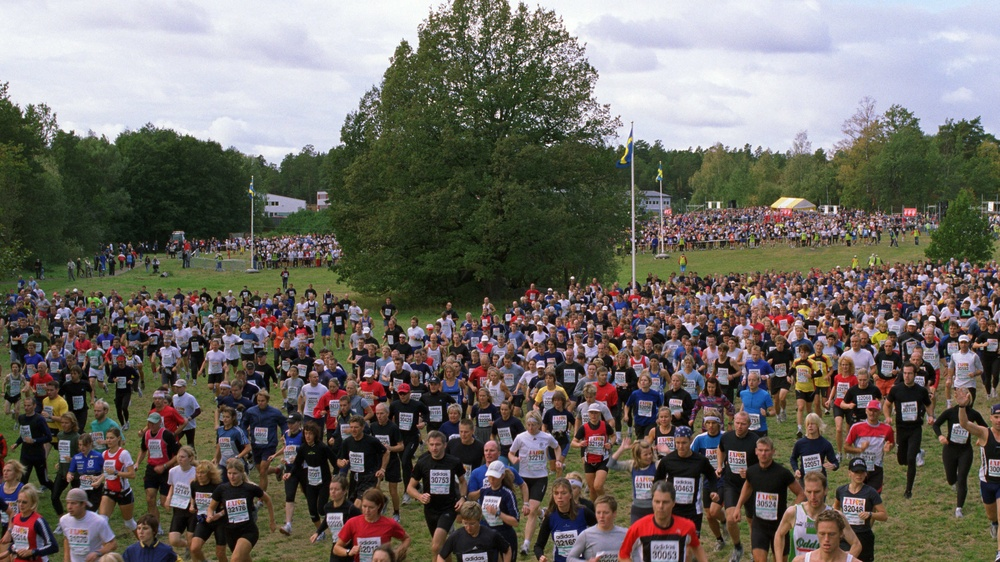
#> input picture CrowdRunProg.jpg, 1000 x 562 px, shrunk from 3840 x 2160 before the run; its folder holds only this picture in this run
$ python -i TEST3667.py   (imports and definitions only)   (older library calls are emulated)
#> lines starting #> are read from the running program, lines starting #| are printed output that depends on the picture
#> further down, picture is the input picture: shape (562, 1000, 3); mean B, G, R 97.7, 104.3, 109
import tkinter as tk
from tkinter import filedialog
import cv2
import numpy as np
import os


# Function to compute EHD descriptor
def compute_ehd_descriptor(image, num_bins=36):
    # Convert image to grayscale
#> called with num_bins = 36
    gray_image = cv2.cvtColor(image, cv2.COLOR_BGR2GRAY)
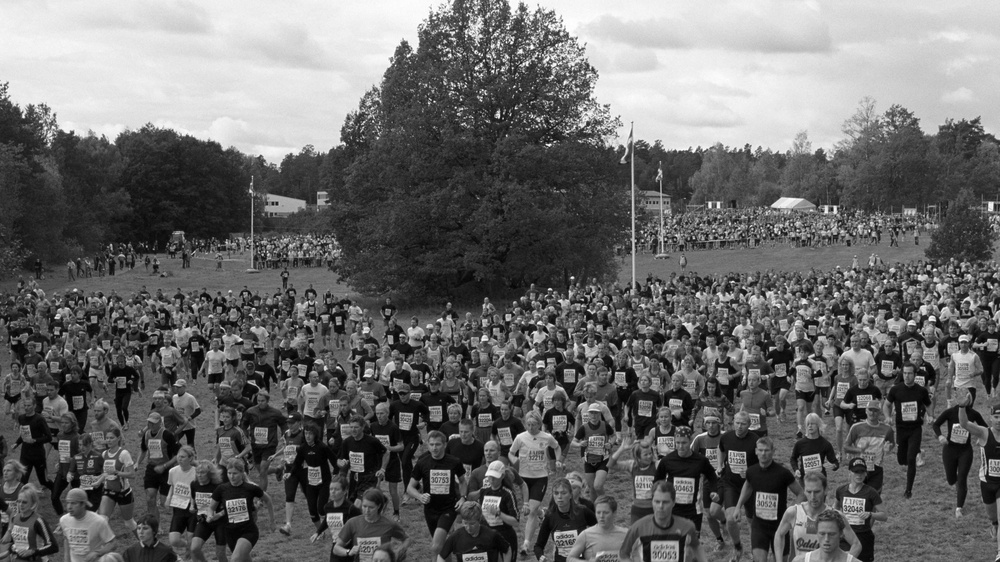
#> gray_image: shape (562, 1000); min 0, max 255, mean 105

    # Compute gradients in the x and y directions
    grad_x = cv2.Sobel(gray_image, cv2.CV_64F, 1, 0, ksize=3)
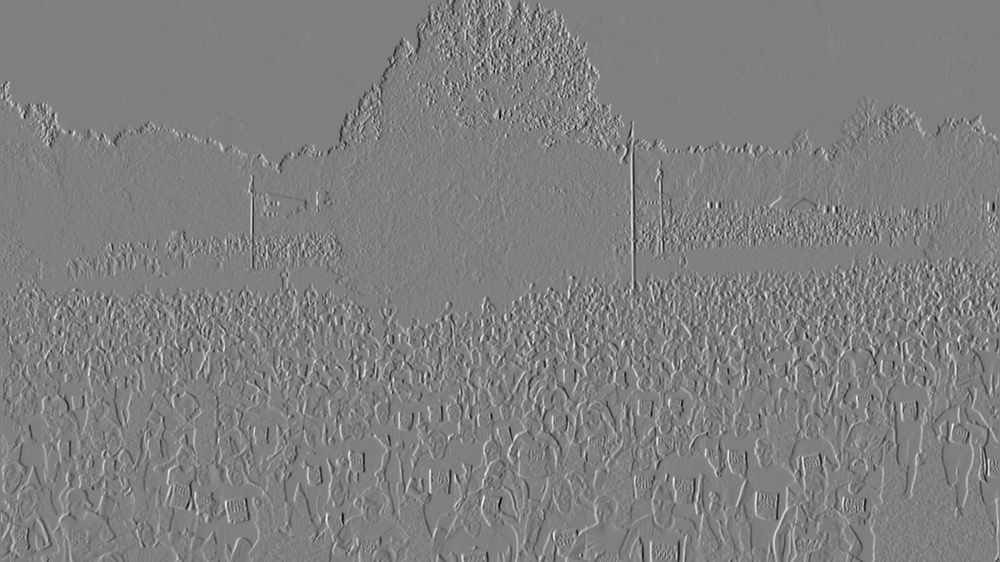
#> grad_x: shape (562, 1000) float64; min -843, max 835, mean 0.2; drawn with min black and max white
    grad_y = cv2.Sobel(gray_image, cv2.CV_64F, 0, 1, ksize=3)
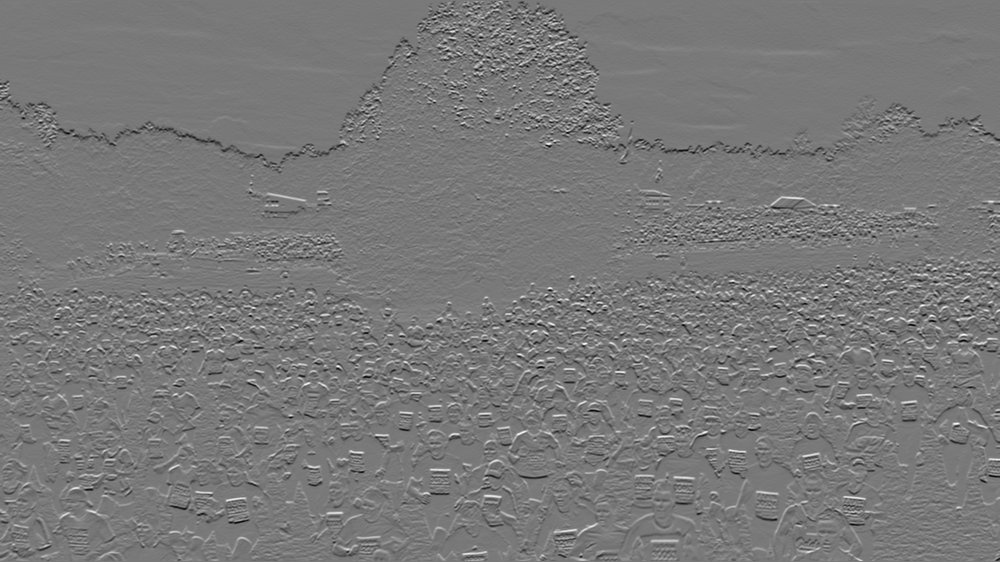
#> grad_y: shape (562, 1000) float64; min -771, max 848, mean -2; drawn with min black and max white

    # Compute magnitude and orientation of gradients
    magnitude = np.sqrt(grad_x**2 + grad_y**2)
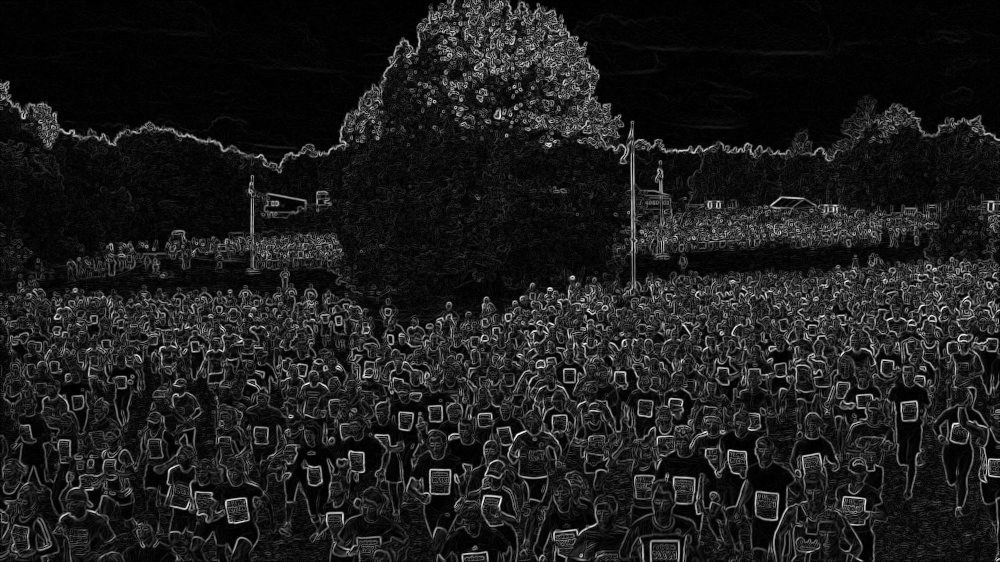
#> magnitude: shape (562, 1000) float64; min 0, max 863.7, mean 97.6; drawn with min black and max white
    orientation = np.arctan2(grad_y, grad_x) * (180 / np.pi)
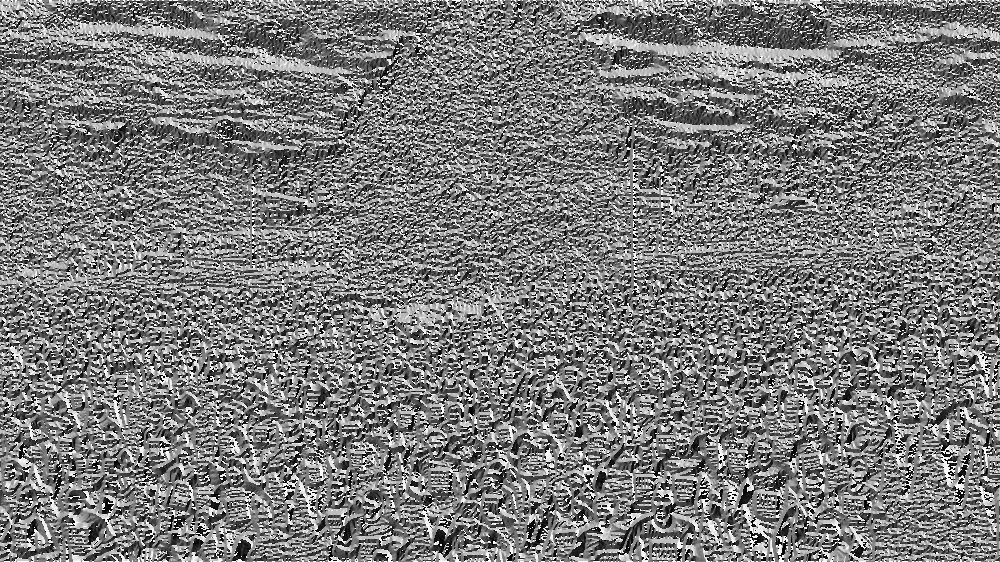
#> orientation: shape (562, 1000) float64; min -179.9, max 180, mean -5.8; drawn with min black and max white

    # Ensure orientation values are positive
    orientation[orientation < 0] += 360
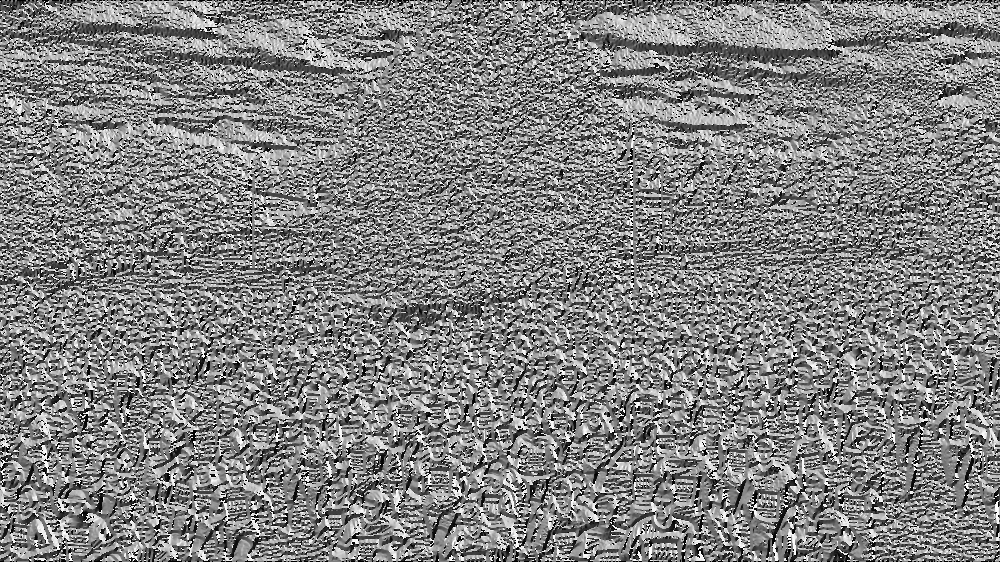
#> orientation: shape (562, 1000) float64; min 0, max 359.9, mean 183.6; drawn with min black and max white

    # Create histogram bins
    bin_width = 360 / num_bins
    bins = np.arange(0, 360, bin_width)

    # Compute histogram of edge orientations
    hist, _ = np.histogram(orientation, bins=bins, range=(0, 360))
#> hist = 35 values, max 22097 at index 27, min 12351 at index 3, mean 15661.3

    # Normalize the histogram
    hist = hist.astype(float) / np.sum(hist)
#> hist = 35 values, max 0.0403 at index 27, min 0.0225 at index 3, mean 0.0286

    return hist

# Function to compute similarity/distance between descriptors
def compute_distance(descriptor1, descriptor2):
    return np.linalg.norm(descriptor1 - descriptor2)

# Function to search for similar images
# [46 lines left out: function search_similar_images, not called in this run]

# Function to open file dialog and select image file
def select_query_image():
    query_image_path.set(filedialog.askopenfilename(title="Select Query Image"))

# Function to open file dialog and select folder
def select_folder():
    folder_path.set(filedialog.askdirectory(title="Select Folder"))


# Function to handle browse button for query image
# [33 lines left out: functions browse_query_image, browse_folder, run_search, not called in this run]

# Create the main window
# [3 lines not run here, left out]

# Create StringVar objects
query_image_path = tk.StringVar()
folder_path = tk.StringVar()
number_results= tk.StringVar()

# Create labels
# [1 line that did not run here, left out]
# [1 line not run here, left out]
# [1 line that did not run here, left out]
# [1 line not run here, left out]
# [1 line that did not run here, left out]
# [1 line not run here, left out]

# Create entry fields
# [1 line that did not run here, left out]
# [1 line not run here, left out]
# [1 line that did not run here, left out]
# [1 line not run here, left out]
# [1 line that did not run here, left out]
# [1 line not run here, left out]

# Create buttons
# [1 line that did not run here, left out]
# [2 lines not run here, left out]
# [1 line that did not run here, left out]
# [1 line not run here, left out]
# [1 line that did not run here, left out]
# [1 line not run here, left out]
# [1 line that did not run here, left out]
# [1 line not run here, left out]

# Create error label
# [1 line that did not run here, left out]
# [4 lines not run here, left out]

>>> import cv2
>>> picture = cv2.imread('../CrowdRunProg.jpg')
>>> result = compute_ehd_descriptor(picture)
#> result has the same summary as hist in compute_ehd_descriptor
